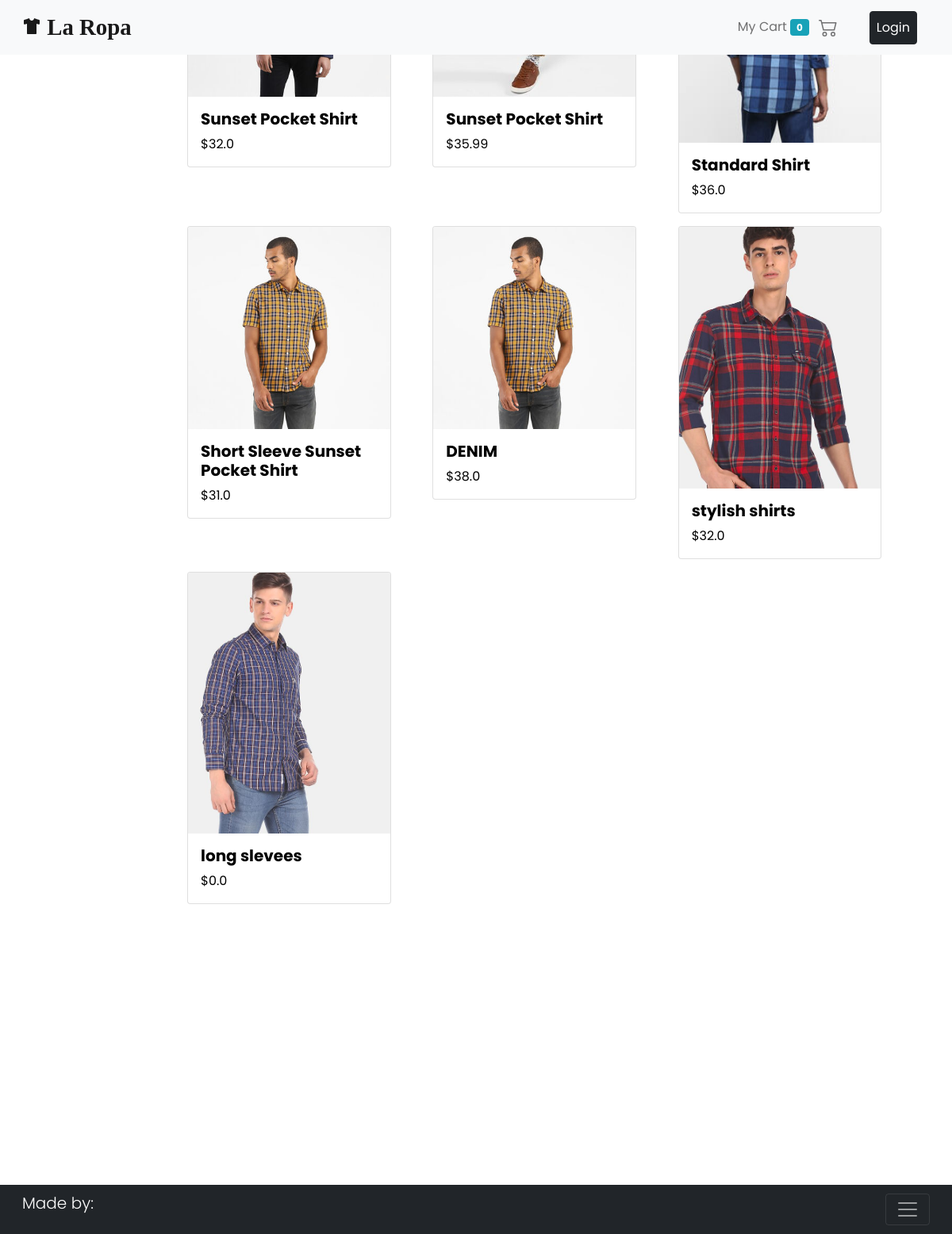
The app's page /?category=SH, older data.
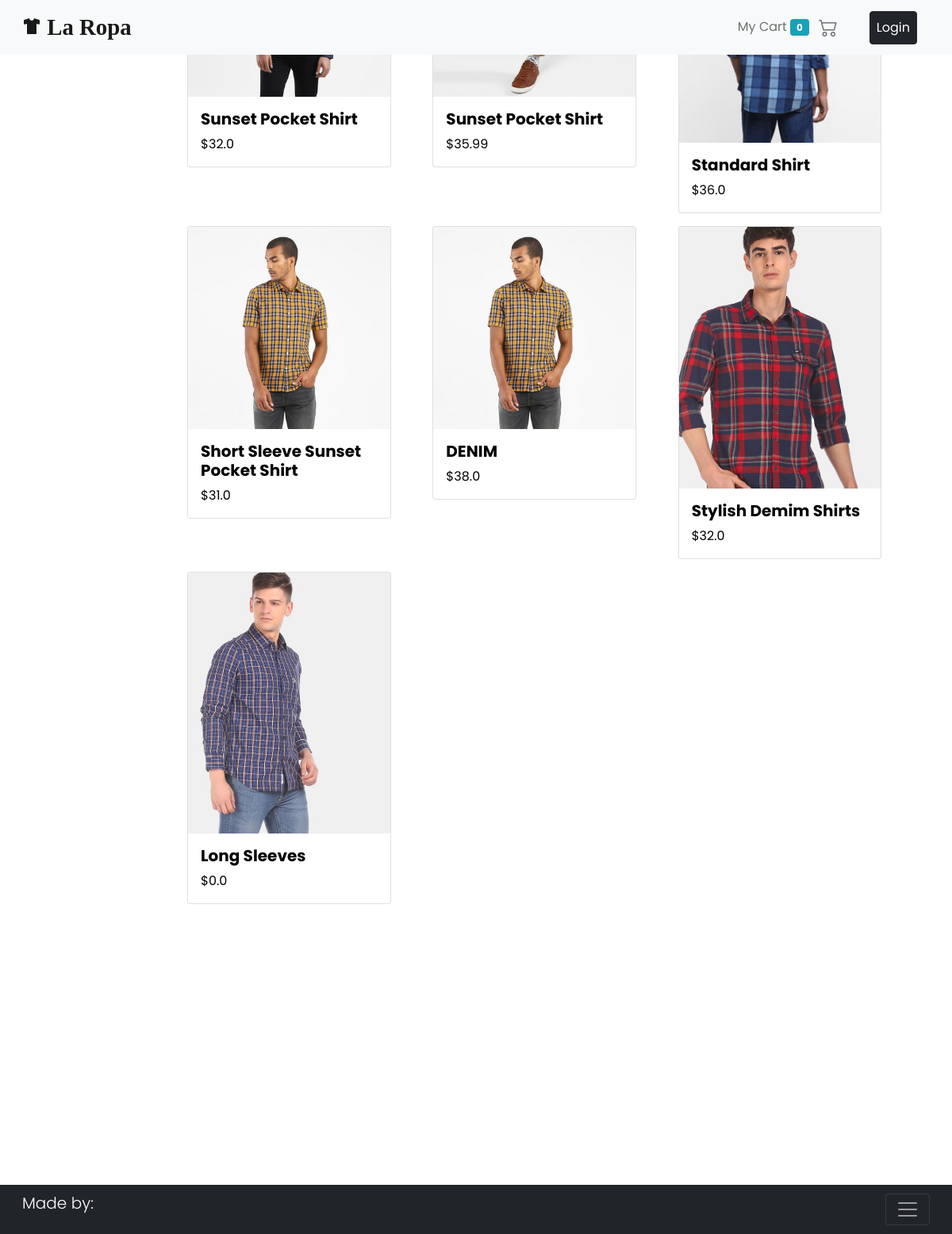
The same page, newer data.
### ecomm/models.py (models this page shows, shortened)
class Product(models.Model):
    title = models.CharField(max_length=120)
    desc = models.CharField(max_length=500)
    price = models.FloatField(default=0.00)
    size = models.CharField(choices=SIZE, max_length=2)
    category = models.CharField(choices=CATEGORIES, max_length=2)
    img1 = models.ImageField(upload_to='ecomm/images', default='')
    img2 = models.ImageField(upload_to='ecomm/images', default='')
    img3 = models.ImageField(upload_to='ecomm/images', default='')
    @staticmethod
    def get_by_category(category_id):
        if category_id:
            return Product.objects.filter(category = category_id)
        else:
            return Product.get_all_products()

### ecomm/views.py (the view)
# urls.py: path('', views.homeView, name="home"),
def homeView(request):
    products = None
    categoryID = request.GET.get('category')
    if categoryID:
        products = Product.get_by_category(categoryID)
    else:
        products = Product.get_all_products()
    context = {
        'products':products
    }
    return render(request, 'ecomm/index.html', context)

### ecomm/templates/ecomm/index.html (shortened to what this page needs)
{% extends 'base.html' %}
{% block content %}
    {% include 'nav.html' %}
    <div class="container-fluid" style="position: relative; top: -30vw;">
        <div class="row my-4" style="background-color: #fff;">
            <div class="col-lg-2">
            </div>
            <div class="col-lg-10">
                <div class="row my-4 container-fluid">
                    {% for product in products %}
                    <div class="col-sm-6 col-md-4 my-2">
                        <a href="product/{{ product.id }}">
                            <div class="card" style="width: 90%;">
                                <img src="{{ product.img1.url }}" class="card-img-top" alt="...">
                                <div class="card-body">
                                    <h2 class="lead" style="font-weight: bold;">{{ product.title }}</h2>
                                    <p class="card-text">${{ product.price }}</p>
                                </div>
                            </div>
                        </a>
                    </div>
                    {% endfor %}
                </div>
            </div>
        </div>
    </div>
{% endblock content %}

Row changes from the older to the newer data that the page shows:
changed Product: title "stylish shirts" → "Stylish Demim Shirts"
changed Product: title "long slevees" → "Long Sleeves"
